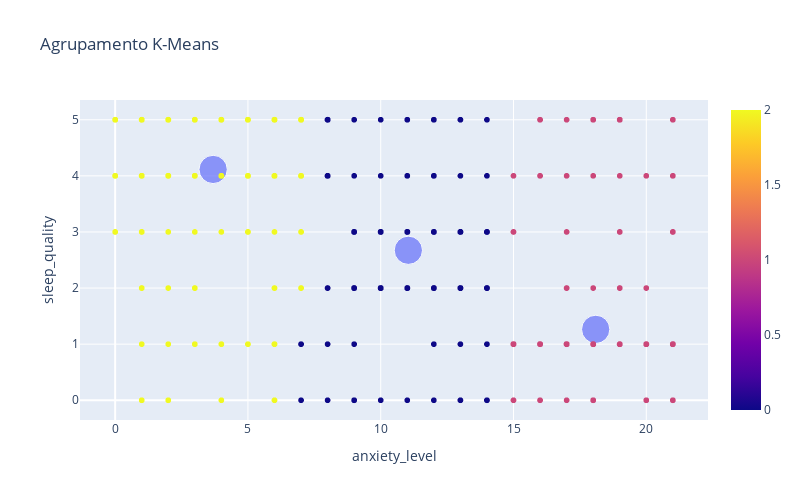

Write notebook code for a chart like this one.
### Code cell
graf1 = px.scatter(x = stressData['anxiety_level'], y = stressData['sleep_quality'], color=classificacao)
graf2 = px.scatter(x = centroides[:,0], y = centroides[:,1], size = [10, 10, 10])
graf3 = go.Figure(data = graf1.data + graf2.data)
graf3.update_layout(width=800,height=500,title_text='Agrupamento K-Means')
graf3.update_xaxes(title = 'anxiety_level')
graf3.update_yaxes(title = 'sleep_quality')
graf3.show()

### Figure 1 — Plotly figure (JSON) as saved in the notebook; plotly's stock layout.template omitted (floating-point values rounded to 4 significant figures; data arrays with more than 128 entries replaced by an {"elided": "..."} marker saying what was removed)
{"data": [{"hovertemplate": "x=%{x}<br>y=%{y}<br>color=%{marker.color}<extra></extra>", "legendgroup": "", "marker": {"color": {"elided": "1100 int values"}, "coloraxis": "coloraxis", "symbol": "circle"}, "mode": "markers", "name": "", "showlegend": false, "type": "scattergl", "x": {"elided": "1100 int values"}, "xaxis": "x", "y": {"elided": "1100 int values"}, "yaxis": "y"}, {"hovertemplate": "x=%{x}<br>y=%{y}<br>size=%{marker.size}<extra></extra>", "legendgroup": "", "marker": {"color": "#636efa", "size": [10, 10, 10], "sizemode": "area", "sizeref": 0.025, "symbol": "circle"}, "mode": "markers", "name": "", "orientation": "v", "showlegend": false, "type": "scatter", "x": [11.04, 18.09, 3.69], "xaxis": "x", "y": [2.673, 1.264, 4.114], "yaxis": "y"}], "layout": {"height": 500, "title": {"text": "Agrupamento K-Means"}, "width": 800, "xaxis": {"title": {"text": "anxiety_level"}}, "yaxis": {"title": {"text": "sleep_quality"}}}}
